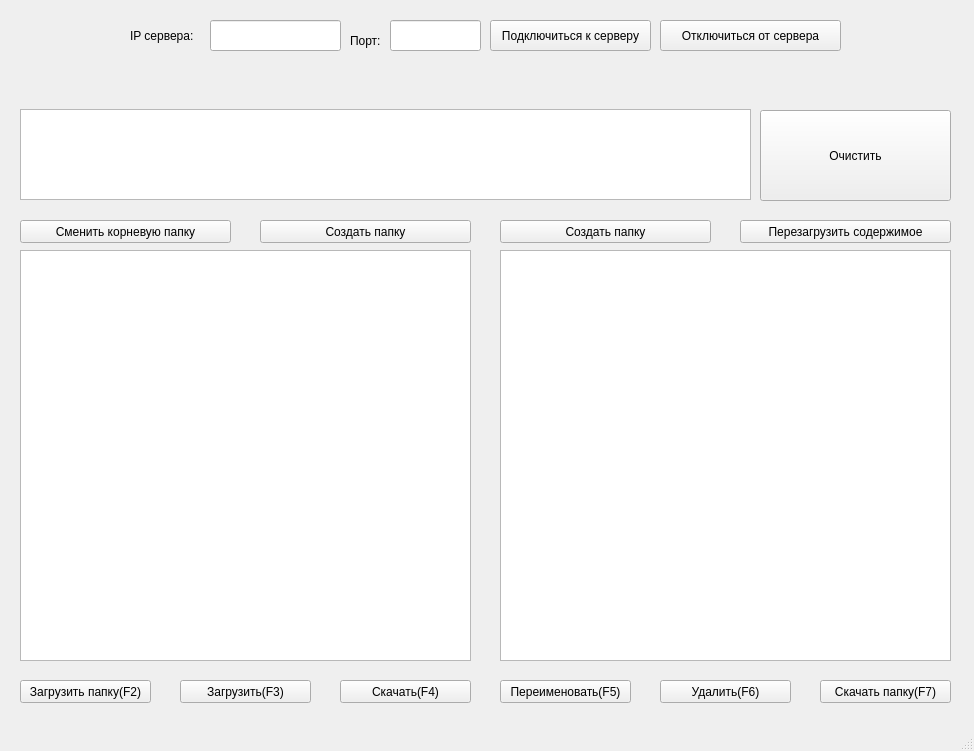
<?xml version="1.0" encoding="UTF-8"?>
<ui version="4.0">
 <class>client</class>
 <widget class="QMainWindow" name="client">
  <property name="geometry">
   <rect>
    <x>0</x>
    <y>0</y>
    <width>974</width>
    <height>751</height>
   </rect>
  </property>
  <property name="windowTitle">
   <string>client</string>
  </property>
  <widget class="QWidget" name="centralwidget">
   <widget class="QPushButton" name="pushButton">
    <property name="geometry">
     <rect>
      <x>490</x>
      <y>20</y>
      <width>161</width>
      <height>31</height>
     </rect>
    </property>
    <property name="text">
     <string>Подключиться к серверу</string>
    </property>
   </widget>
   <widget class="QLabel" name="label">
    <property name="geometry">
     <rect>
      <x>120</x>
      <y>50</y>
      <width>721</width>
      <height>41</height>
     </rect>
    </property>
    <property name="text">
     <string/>
    </property>
   </widget>
   <widget class="QTreeView" name="localStorageList">
    <property name="geometry">
     <rect>
      <x>20</x>
      <y>250</y>
      <width>451</width>
      <height>411</height>
     </rect>
    </property>
   </widget>
   <widget class="QTreeView" name="networkStorageList">
    <property name="geometry">
     <rect>
      <x>500</x>
      <y>250</y>
      <width>451</width>
      <height>411</height>
     </rect>
    </property>
   </widget>
   <widget class="QTextEdit" name="textEdit">
    <property name="geometry">
     <rect>
      <x>20</x>
      <y>109</y>
      <width>731</width>
      <height>91</height>
     </rect>
    </property>
   </widget>
   <widget class="QPushButton" name="clearButton">
    <property name="geometry">
     <rect>
      <x>760</x>
      <y>110</y>
      <width>191</width>
      <height>91</height>
     </rect>
    </property>
    <property name="text">
     <string>Очистить</string>
    </property>
   </widget>
   <widget class="QLineEdit" name="ipLine">
    <property name="geometry">
     <rect>
      <x>210</x>
      <y>20</y>
      <width>131</width>
      <height>31</height>
     </rect>
    </property>
   </widget>
   <widget class="QLineEdit" name="portLine">
    <property name="geometry">
     <rect>
      <x>390</x>
      <y>20</y>
      <width>91</width>
      <height>31</height>
     </rect>
    </property>
   </widget>
   <widget class="QLabel" name="label_2">
    <property name="geometry">
     <rect>
      <x>130</x>
      <y>20</y>
      <width>81</width>
      <height>31</height>
     </rect>
    </property>
    <property name="text">
     <string>IP сервера:</string>
    </property>
   </widget>
   <widget class="QLabel" name="label_3">
    <property name="geometry">
     <rect>
      <x>350</x>
      <y>30</y>
      <width>41</width>
      <height>21</height>
     </rect>
    </property>
    <property name="text">
     <string>Порт:</string>
    </property>
   </widget>
   <widget class="QPushButton" name="renameButton">
    <property name="geometry">
     <rect>
      <x>500</x>
      <y>680</y>
      <width>131</width>
      <height>23</height>
     </rect>
    </property>
    <property name="text">
     <string>Переименовать(F5)</string>
    </property>
   </widget>
   <widget class="QPushButton" name="deleteButton">
    <property name="geometry">
     <rect>
      <x>660</x>
      <y>680</y>
      <width>131</width>
      <height>23</height>
     </rect>
    </property>
    <property name="text">
     <string>Удалить(F6)</string>
    </property>
   </widget>
   <widget class="QPushButton" name="downloadButton">
    <property name="geometry">
     <rect>
      <x>340</x>
      <y>680</y>
      <width>131</width>
      <height>23</height>
     </rect>
    </property>
    <property name="text">
     <string>Скачать(F4)</string>
    </property>
   </widget>
   <widget class="QPushButton" name="deleteButton_2">
    <property name="geometry">
     <rect>
      <x>180</x>
      <y>680</y>
      <width>131</width>
      <height>23</height>
     </rect>
    </property>
    <property name="text">
     <string>Загрузить(F3)</string>
    </property>
   </widget>
   <widget class="QPushButton" name="pushButton_2">
    <property name="geometry">
     <rect>
      <x>660</x>
      <y>20</y>
      <width>181</width>
      <height>31</height>
     </rect>
    </property>
    <property name="text">
     <string>Отключиться от сервера</string>
    </property>
   </widget>
   <widget class="QPushButton" name="changeLocalDirButton">
    <property name="geometry">
     <rect>
      <x>20</x>
      <y>220</y>
      <width>211</width>
      <height>23</height>
     </rect>
    </property>
    <property name="text">
     <string>Сменить корневую папку</string>
    </property>
   </widget>
   <widget class="QPushButton" name="createDirectoryOnServerbutton">
    <property name="geometry">
     <rect>
      <x>500</x>
      <y>220</y>
      <width>211</width>
      <height>23</height>
     </rect>
    </property>
    <property name="text">
     <string>Создать папку</string>
    </property>
   </widget>
   <widget class="QPushButton" name="createDirectoryOnServerbutton_2">
    <property name="geometry">
     <rect>
      <x>740</x>
      <y>220</y>
      <width>211</width>
      <height>23</height>
     </rect>
    </property>
    <property name="text">
     <string>Перезагрузить содержимое</string>
    </property>
   </widget>
   <widget class="QPushButton" name="createDirectoryOnServerbutton_3">
    <property name="geometry">
     <rect>
      <x>260</x>
      <y>220</y>
      <width>211</width>
      <height>23</height>
     </rect>
    </property>
    <property name="text">
     <string>Создать папку</string>
    </property>
   </widget>
   <widget class="QPushButton" name="downloadFolderButton">
    <property name="geometry">
     <rect>
      <x>820</x>
      <y>680</y>
      <width>131</width>
      <height>23</height>
     </rect>
    </property>
    <property name="text">
     <string>Скачать папку(F7)</string>
    </property>
   </widget>
   <widget class="QPushButton" name="deleteButton_3">
    <property name="geometry">
     <rect>
      <x>20</x>
      <y>680</y>
      <width>131</width>
      <height>23</height>
     </rect>
    </property>
    <property name="text">
     <string>Загрузить папку(F2)</string>
    </property>
   </widget>
  </widget>
  <widget class="QMenuBar" name="menubar">
   <property name="geometry">
    <rect>
     <x>0</x>
     <y>0</y>
     <width>974</width>
     <height>20</height>
    </rect>
   </property>
  </widget>
  <widget class="QStatusBar" name="statusbar"/>
 </widget>
 <resources/>
 <connections>
  <connection>
   <sender>pushButton</sender>
   <signal>clicked()</signal>
   <receiver>client</receiver>
   <slot>connectToServer()</slot>
   <hints>
    <hint type="sourcelabel">
     <x>550</x>
     <y>70</y>
    </hint>
    <hint type="destinationlabel">
     <x>587</x>
     <y>220</y>
    </hint>
   </hints>
  </connection>
  <connection>
   <sender>clearButton</sender>
   <signal>clicked()</signal>
   <receiver>client</receiver>
   <slot>clearTextBox()</slot>
   <hints>
    <hint type="sourcelabel">
     <x>830</x>
     <y>202</y>
    </hint>
    <hint type="destinationlabel">
     <x>900</x>
     <y>196</y>
    </hint>
   </hints>
  </connection>
  <connection>
   <sender>renameButton</sender>
   <signal>clicked()</signal>
   <receiver>client</receiver>
   <slot>renameButtonClicked()</slot>
   <hints>
    <hint type="sourcelabel">
     <x>528</x>
     <y>722</y>
    </hint>
    <hint type="destinationlabel">
     <x>483</x>
     <y>706</y>
    </hint>
   </hints>
  </connection>
  <connection>
   <sender>deleteButton</sender>
   <signal>clicked()</signal>
   <receiver>client</receiver>
   <slot>deleteButtonClicked()</slot>
   <hints>
    <hint type="sourcelabel">
     <x>765</x>
     <y>722</y>
    </hint>
    <hint type="destinationlabel">
     <x>850</x>
     <y>720</y>
    </hint>
   </hints>
  </connection>
  <connection>
   <sender>downloadButton</sender>
   <signal>clicked()</signal>
   <receiver>client</receiver>
   <slot>downloadButtonClicked()</slot>
   <hints>
    <hint type="sourcelabel">
     <x>384</x>
     <y>722</y>
    </hint>
    <hint type="destinationlabel">
     <x>328</x>
     <y>720</y>
    </hint>
   </hints>
  </connection>
  <connection>
   <sender>deleteButton_2</sender>
   <signal>clicked()</signal>
   <receiver>client</receiver>
   <slot>uploadButtonClicked()</slot>
   <hints>
    <hint type="sourcelabel">
     <x>238</x>
     <y>713</y>
    </hint>
    <hint type="destinationlabel">
     <x>209</x>
     <y>644</y>
    </hint>
   </hints>
  </connection>
  <connection>
   <sender>pushButton_2</sender>
   <signal>clicked()</signal>
   <receiver>client</receiver>
   <slot>disconnect()</slot>
   <hints>
    <hint type="sourcelabel">
     <x>721</x>
     <y>57</y>
    </hint>
    <hint type="destinationlabel">
     <x>792</x>
     <y>63</y>
    </hint>
   </hints>
  </connection>
  <connection>
   <sender>changeLocalDirButton</sender>
   <signal>clicked()</signal>
   <receiver>client</receiver>
   <slot>changeRootDir()</slot>
   <hints>
    <hint type="sourcelabel">
     <x>196</x>
     <y>250</y>
    </hint>
    <hint type="destinationlabel">
     <x>288</x>
     <y>234</y>
    </hint>
   </hints>
  </connection>
  <connection>
   <sender>createDirectoryOnServerbutton</sender>
   <signal>clicked()</signal>
   <receiver>client</receiver>
   <slot>createDirectoryOnServerClicked()</slot>
   <hints>
    <hint type="sourcelabel">
     <x>664</x>
     <y>248</y>
    </hint>
    <hint type="destinationlabel">
     <x>829</x>
     <y>227</y>
    </hint>
   </hints>
  </connection>
  <connection>
   <sender>createDirectoryOnServerbutton_2</sender>
   <signal>clicked()</signal>
   <receiver>client</receiver>
   <slot>reload()</slot>
   <hints>
    <hint type="sourcelabel">
     <x>775</x>
     <y>254</y>
    </hint>
    <hint type="destinationlabel">
     <x>726</x>
     <y>240</y>
    </hint>
   </hints>
  </connection>
  <connection>
   <sender>createDirectoryOnServerbutton_3</sender>
   <signal>clicked()</signal>
   <receiver>client</receiver>
   <slot>createFolderOnLocalDir()</slot>
   <hints>
    <hint type="sourcelabel">
     <x>433</x>
     <y>252</y>
    </hint>
    <hint type="destinationlabel">
     <x>483</x>
     <y>257</y>
    </hint>
   </hints>
  </connection>
  <connection>
   <sender>downloadFolderButton</sender>
   <signal>clicked()</signal>
   <receiver>client</receiver>
   <slot>downloadFolderButtonClicked()</slot>
   <hints>
    <hint type="sourcelabel">
     <x>921</x>
     <y>711</y>
    </hint>
    <hint type="destinationlabel">
     <x>764</x>
     <y>491</y>
    </hint>
   </hints>
  </connection>
  <connection>
   <sender>deleteButton_3</sender>
   <signal>released()</signal>
   <receiver>client</receiver>
   <slot>uploadFolderButtonClicked()</slot>
   <hints>
    <hint type="sourcelabel">
     <x>115</x>
     <y>708</y>
    </hint>
    <hint type="destinationlabel">
     <x>300</x>
     <y>686</y>
    </hint>
   </hints>
  </connection>
 </connections>
 <slots>
  <slot>connectToServer()</slot>
  <slot>clearTextBox()</slot>
  <slot>sendRequestToServer()</slot>
  <slot>renameButtonClicked()</slot>
  <slot>deleteButtonClicked()</slot>
  <slot>downloadButtonClicked()</slot>
  <slot>uploadButtonClicked()</slot>
  <slot>disconnect()</slot>
  <slot>changeRootDir()</slot>
  <slot>createDirectoryOnServerClicked()</slot>
  <slot>reload()</slot>
  <slot>createFolderOnLocalDir()</slot>
  <slot>downloadFolderButtonClicked()</slot>
  <slot>uploadFolderButtonClicked()</slot>
 </slots>
</ui>
